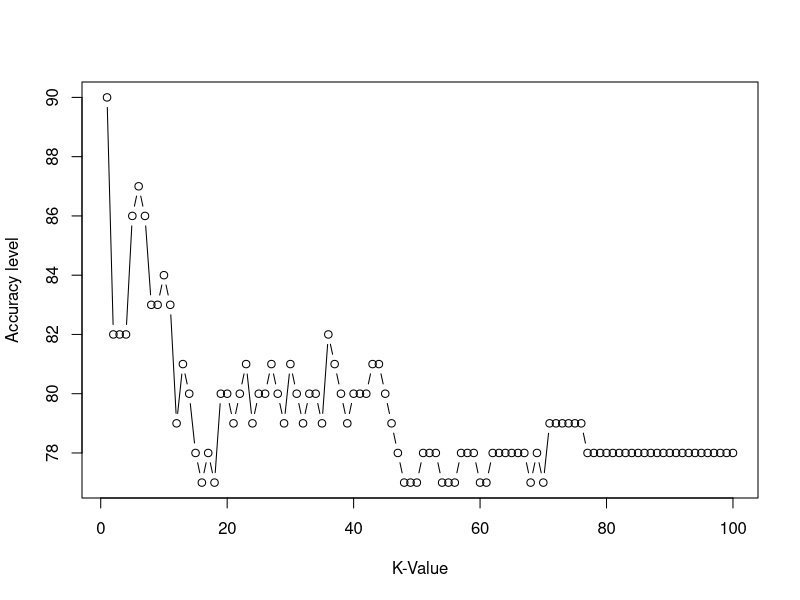
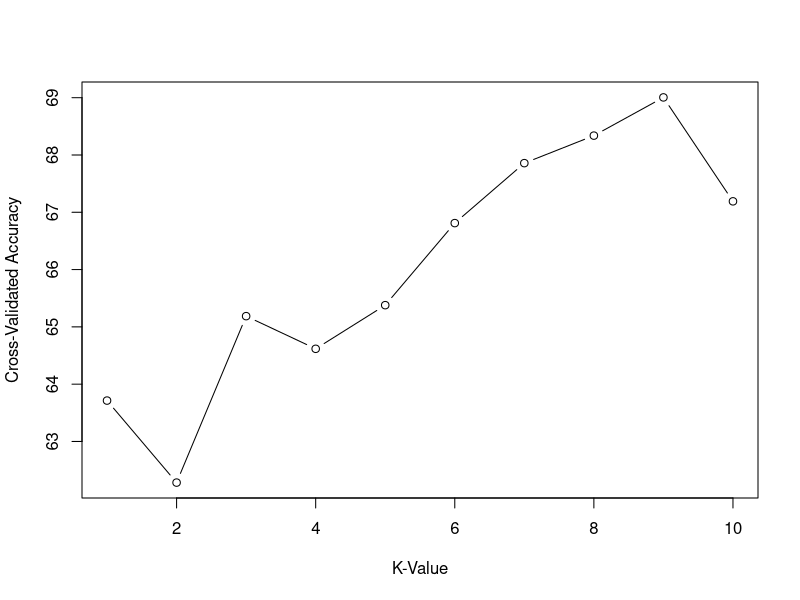
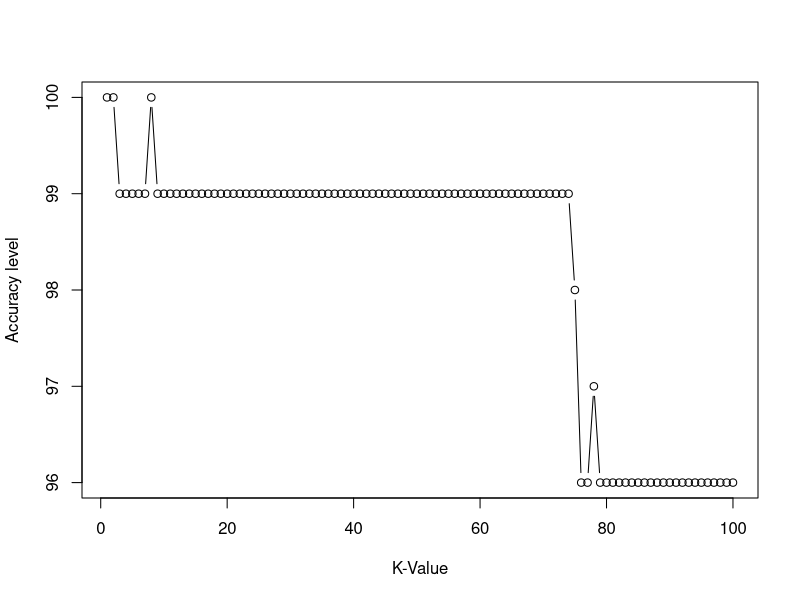
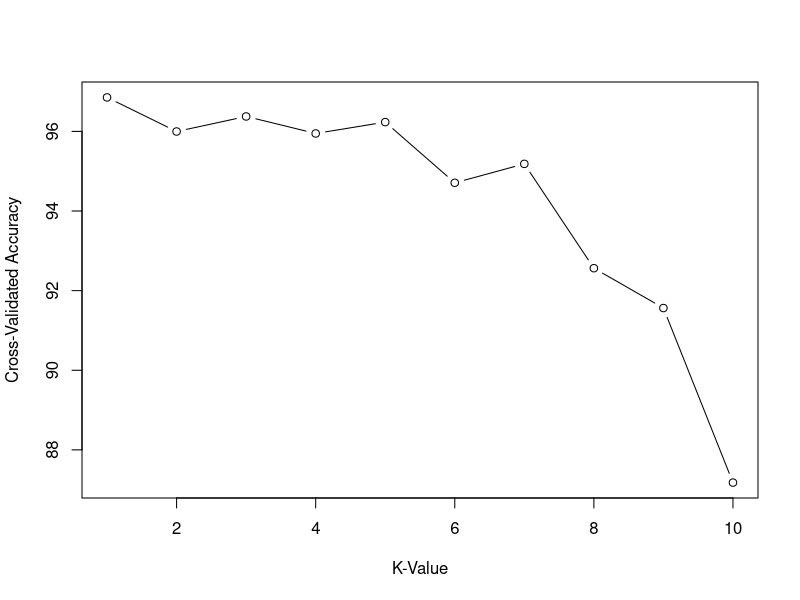
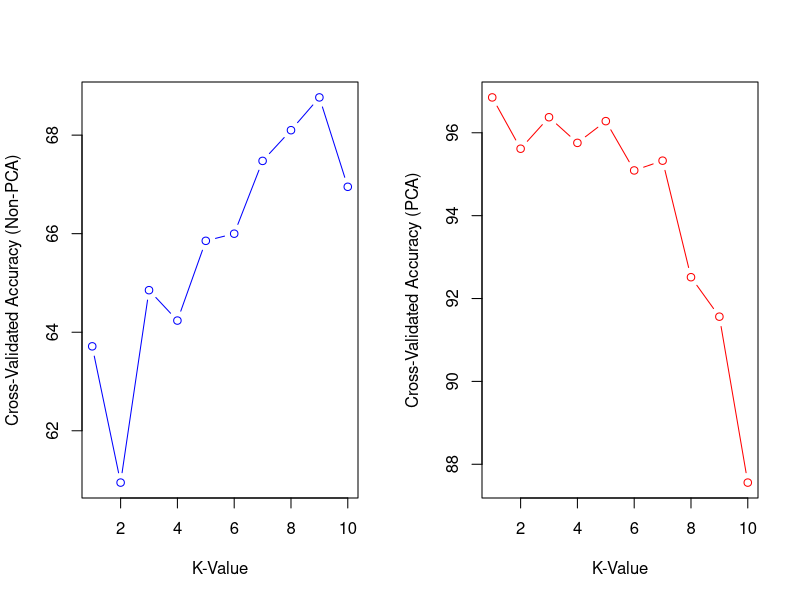
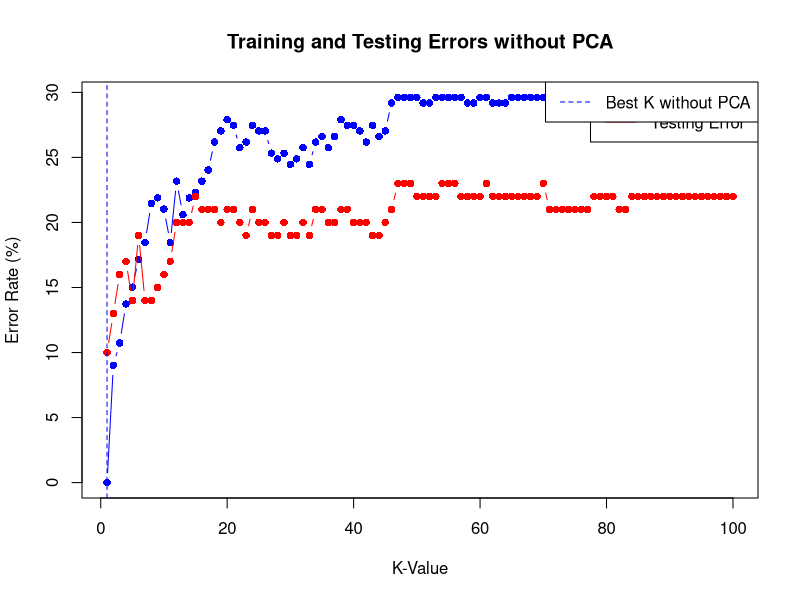
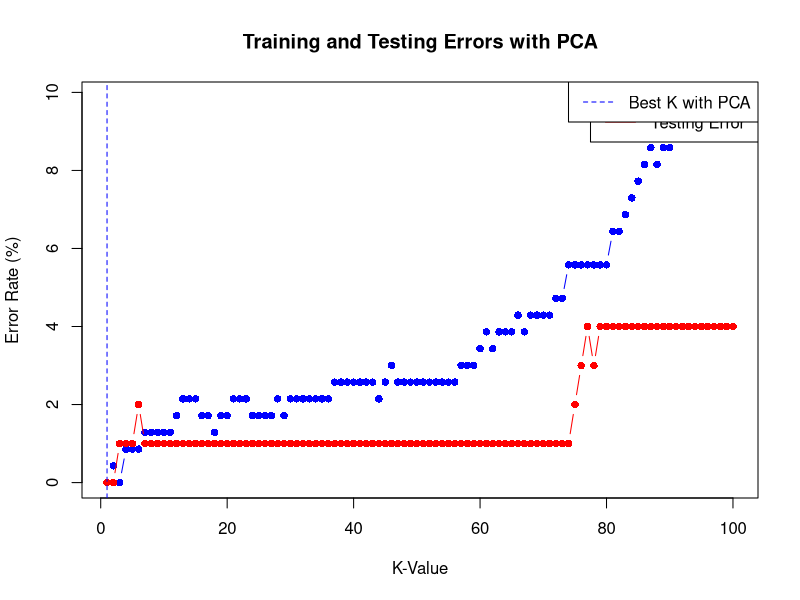

These figures' R source, in order:
install.packages("palmerpenguins")
install.packages("tidyverse")
install.packages('class')
library(class)
install.packages('caret')
library(caret)
library(tidyverse)
library(palmerpenguins)
str(penguins)
your_dataset <- penguins

# Check for missing values and remove them
any(is.na(your_dataset))
your_dataset <- na.omit(your_dataset)

# Split the data into 70% training and 30% testing
set.seed(12345)
trainrows <- sample(1:nrow(your_dataset), replace = FALSE, size = nrow(your_dataset) * 0.7)

# Training set
train_data <- your_dataset[trainrows, 3:6]  # 70% training data
train_label <- your_dataset[trainrows, 1]  # Dataframe for the class labels
table(train_label)
# Test dataset
test_data <- your_dataset[-trainrows, 3:6]  # Remaining 30% test data
test_label <- your_dataset[-trainrows, 1]  # Dataframe for class labels
table(test_label)

NROW(train_label)
NROW(test_label)

# K-Nearest Neighbors with k=9
knn.9 <- knn(train = train_data, test = test_data, cl = train_label$species, k = 9)
knn.10 <- knn(train = train_data, test = test_data, cl = train_label$species, k = 10)


# Calculate the proportion of correct classification for k = 9
ACC.9 <- 100 * sum(test_label$species == knn.9) / NROW(test_label)
ACC.10 <- 100 * sum(test_label$species == knn.10) / NROW(test_label)
ACC.9
ACC.10

# Check prediction against actual value in tabular form for k=9
table(knn.9, test_label$species)
table(knn.10, test_label$species)

# Confusion matrix
confusionMatrix(table(knn.9, test_label$species))
confusionMatrix(table(knn.10, test_label$species))

# Hyperparameter tuning for k
k.optm <- numeric(100)
for (i in 1:100) {
  knn.mod <- knn(train = train_data, test = test_data, cl = train_label$species, k = i)
  k.optm[i] <- 100 * sum(test_label$species == knn.mod) / NROW(test_label)
  cat(i, '=', k.optm[i], ' ')
}

# Accuracy plot without K-fold
plot(1:100, k.optm, type = "b", xlab = "K-Value", ylab = "Accuracy level")

# Cross validation
# Define the number of folds (e.g., 10-fold cross-validation)
num_folds <- 10

# Create a data frame to store cross-validation results
cv_results <- data.frame(K = 1:10, Accuracy = numeric(10))

# Perform k-fold cross-validation
for (k in 1:10) {
  set.seed(12345)  # Set a seed for reproducibility
  folds <- createFolds(train_label$species, k = num_folds, list = TRUE)
  accuracy <- numeric(num_folds)
  
  for (i in 1:num_folds) {
    train_indices <- unlist(folds[i])
    test_indices <- setdiff(1:NROW(train_label), train_indices)
    
    train_data_fold <- train_data[train_indices, ]
    test_data_fold <- train_data[test_indices, ]
    train_label_fold <- train_label$species[train_indices]
    test_label_fold <- train_label$species[test_indices]
    
    knn_mod <- knn(train = train_data_fold, test = test_data_fold, cl = train_label_fold, k = k)
    
    accuracy[i] <- 100 * sum(test_label_fold == knn_mod) / length(test_indices)
  }
  
  cv_results[k, "Accuracy"] <- mean(accuracy)
}

# Plot cross-validation results
plot(cv_results$K, cv_results$Accuracy, type = "b", xlab = "K-Value", ylab = "Cross-Validated Accuracy")




#Applying PCA
set.seed(12345)
pca_model <- preProcess(train_data, method = c("center", "scale", "pca"))
train_data_pca <- predict(pca_model, train_data)
test_data_pca <- predict(pca_model, test_data)

# K-Nearest Neighbors with PCA and k=9
knn.9_pca <- knn(train = train_data_pca, test = test_data_pca, cl = train_label$species, k = 9)
knn.10_pca <- knn(train = train_data_pca, test = test_data_pca, cl = train_label$species, k = 10)

# Calculate the proportion of correct classification for k = 9 with PCA
ACC.9_pca <- 100 * sum(test_label$species == knn.9_pca) / NROW(test_label)
ACC.10_pca <- 100 * sum(test_label$species == knn.10_pca) / NROW(test_label)
ACC.9_pca
ACC.10_pca

# Check prediction against actual value in tabular form for k=9 with PCA
table(knn.9_pca, test_label$species)
table(knn.10_pca, test_label$species)

# Confusion matrix with PCA
confusionMatrix(table(knn.9_pca, test_label$species))
confusionMatrix(table(knn.10_pca, test_label$species))

# Hyperparameter tuning for k with PCA
k.optm_pca <- numeric(100)
for (i in 1:100) {
  knn.mod_pca <- knn(train = train_data_pca, test = test_data_pca, cl = train_label$species, k = i)
  k.optm_pca[i] <- 100 * sum(test_label$species == knn.mod_pca) / NROW(test_label)
  cat(i, '=', k.optm_pca[i], ' ')
}

# Accuracy plot with PCA with K-fold
plot(1:100, k.optm_pca, type = "b", xlab = "K-Value", ylab = "Accuracy level")

num_folds <- 10

# Create a data frame to store cross-validation results with PCA
cv_results_pca <- data.frame(K = 1:10, Accuracy = numeric(10))
                             
# Perform k-fold cross-validation with PCA
for (k in 1:10) {
  set.seed(12345)  # Set a seed for reproducibility
  folds <- createFolds(train_label$species, k = num_folds, list = TRUE)
  accuracy_pca <- numeric(num_folds)
                               
  for (i in 1:num_folds) {
    train_indices <- unlist(folds[i])
    test_indices <- setdiff(1:NROW(train_label), train_indices)
                                 
    train_data_fold_pca <- train_data_pca[train_indices, ]
    test_data_fold_pca <- train_data_pca[test_indices, ]
    train_label_fold_pca <- train_label$species[train_indices]
    test_label_fold_pca <- train_label$species[test_indices]
                                 
    knn_mod_pca <- knn(train = train_data_fold_pca, test = test_data_fold_pca, cl = train_label_fold_pca, k = k)
                                 
    accuracy_pca[i] <- 100 * sum(test_label_fold_pca == knn_mod_pca) / length(test_indices)
                               }
                               
  cv_results_pca[k, "Accuracy"] <- mean(accuracy_pca)
                             }
                             
# Plot cross-validation results with PCA and K-fold
plot(cv_results_pca$K, cv_results_pca$Accuracy, type = "b", xlab = "K-Value", ylab = "Cross-Validated Accuracy")

# Hyperparameter tuning and cross-validation
k.optm_pca <- numeric(100)
k.optm <- numeric(100)

# Create a data frame to store cross-validation results for PCA and non-PCA
cv_results <- data.frame(K = 1:10, Accuracy = numeric(10))
cv_results_pca <- data.frame(K = 1:10, Accuracy = numeric(10))

for (k in 1:10) {
  set.seed(12345) 
  folds <- createFolds(train_label$species, k = num_folds, list = TRUE)
  accuracy <- numeric(num_folds)
  accuracy_pca <- numeric(num_folds)
  
  for (i in 1:num_folds) {
    train_indices <- unlist(folds[i])
    test_indices <- setdiff(1:NROW(train_label), train_indices)
    
    train_data_fold <- train_data[train_indices, ]
    test_data_fold <- train_data[test_indices, ]
    train_data_fold_pca <- train_data_pca[train_indices, ]
    test_data_fold_pca <- train_data_pca[test_indices, ]
    
    train_label_fold <- train_label$species[train_indices]
    test_label_fold <- train_label$species[test_indices]
    
    knn_mod <- knn(train = train_data_fold, test = test_data_fold, cl = train_label_fold, k = k)
    knn_mod_pca <- knn(train = train_data_fold_pca, test = test_data_fold_pca, cl = train_label_fold, k = k)
    
    accuracy[i] <- 100 * sum(test_label_fold == knn_mod) / length(test_indices)
    accuracy_pca[i] <- 100 * sum(test_label_fold == knn_mod_pca) / length(test_indices)
  }
  
  cv_results[k, "Accuracy"] <- mean(accuracy)
  cv_results_pca[k, "Accuracy"] <- mean(accuracy_pca)
}
par(mfrow=c(1,2))  

plot(cv_results$K, cv_results$Accuracy, type = "b", xlab = "K-Value", ylab = "Cross-Validated Accuracy (Non-PCA)", col = "blue")

plot(cv_results_pca$K, cv_results_pca$Accuracy, type = "b", xlab = "K-Value", ylab = "Cross-Validated Accuracy (PCA)", col = "red")

par(mfrow=c(1,1))

train_errors_no_pca <- numeric(100)
test_errors_no_pca <- numeric(100)

for (i in 1:100) {
  knn_mod_no_pca <- knn(train = train_data, test = train_data, cl = train_label$species, k = i)
  train_errors_no_pca[i] <- 100 * sum(train_label$species != knn_mod_no_pca) / NROW(train_label)
  
  knn_mod_no_pca <- knn(train = train_data, test = test_data, cl = train_label$species, k = i)
  test_errors_no_pca[i] <- 100 * sum(test_label$species != knn_mod_no_pca) / NROW(test_label)
}

plot(1:100, train_errors_no_pca, type = "b", xlab = "K-Value", ylab = "Error Rate (%)", col = "blue", pch = 16, main = "Training and Testing Errors without PCA")
points(1:100, test_errors_no_pca, type = "b", col = "red", pch = 16)
legend("topright", legend = c("Training Error", "Testing Error"), col = c("blue", "red"), lty = 1)

best_k_no_pca <- which.min(test_errors_no_pca)
abline(v = best_k_no_pca, col = "blue", lty = 2)
legend("topright", legend = c("Best K without PCA"), col = c("blue"), lty = c(2))

train_errors_pca <- numeric(100)
test_errors_pca <- numeric(100)

for (i in 1:100) {
  knn_mod_pca <- knn(train = train_data_pca, test = train_data_pca, cl = train_label$species, k = i)
  train_errors_pca[i] <- 100 * sum(train_label$species != knn_mod_pca) / NROW(train_label)
  
  knn_mod_pca <- knn(train = train_data_pca, test = test_data_pca, cl = train_label$species, k = i)
  test_errors_pca[i] <- 100 * sum(test_label$species != knn_mod_pca) / NROW(test_label)
}

plot(1:100, train_errors_pca, type = "b", xlab = "K-Value", ylab = "Error Rate (%)", col = "blue", pch = 16, main = "Training and Testing Errors with PCA")
points(1:100, test_errors_pca, type = "b", col = "red", pch = 16)
legend("topright", legend = c("Training Error", "Testing Error"), col = c("blue", "red"), lty = 1)

best_k_pca <- cv_results_pca$K[which.max(cv_results_pca$Accuracy)]
abline(v = best_k_pca, col = "blue", lty = 2)
legend("topright", legend = c("Best K with PCA"), col = c("blue"), lty = c(2))

